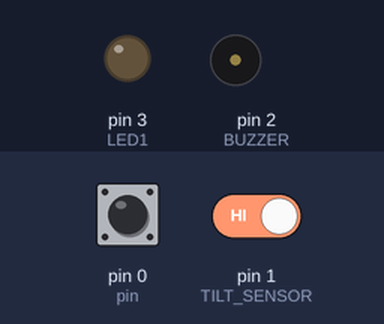
This sketch was run on a simulated Arduino Uno, built with avr-gcc and run on an emulated ATmega328P. On the bench: output pins drawn as LEDs (lit = HIGH), buzzer (waves = sounding, pin HIGH). Inputs (shaded band) come from the test bench; at power-on: pin 0 (pin) HIGH, pin 1 (TILT_SENSOR) HIGH. Pins used as bus, display or sensor lines are not drawn.

Above: at 2.4 s.
2.5 s: pin 0 (pin) pulled LOW for 3.2 s
At 6.1 s:
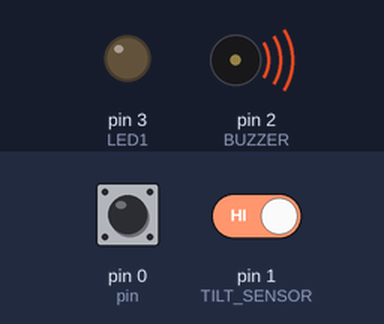
At 6.6 s:
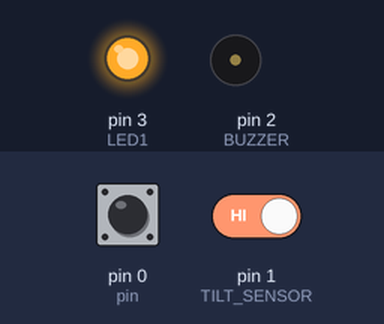
Timing chart, 0 to 8.2 s (numbered marks = the images above; inputs shaded):
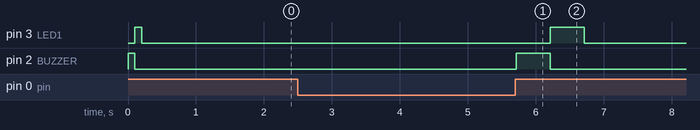

Measured:
- after the input at 2.5 s, pin 3 (LED1): LOW → HIGH after 3.7 s, → LOW 0.50 s later; pin 2 (BUZZER): LOW → HIGH after 3.2 s, → LOW 0.50 s later

The sketch:

TimerRettrigerable.ino
```cpp
#include <avr/sleep.h>
#include <PinChangeInterrupt.h>
#include <EEPROM.h>


// DEFINIZIONE PIN
#define TILT_SENSOR 1
#define BUZZER 2
#define POWER_EN 4
#define LED1 3


#define PRESSED LOW
#define NOT_PRESSED HIGH


const unsigned long shortPress = 100;
const unsigned long longPress = 2000;
long blinkInterval = 500;
unsigned long previousBlink=0;


unsigned int m_status;
unsigned int n_interval = 2;

bool power_status   = false;
bool led_tilt_status = false;

unsigned long timer = 0;
unsigned long timer_led_tilt = 0;
unsigned long timer_buzzer = 0;
unsigned long countDown = 1000L;


typedef struct Buttons {
    const byte pin = 0;
    const int debounce = 10;
    unsigned long counter=0;
    bool prevState = NOT_PRESSED;
    bool currentState;
} Button;


// create a Button variable type
Button button;


void sleep() {
    digitalWrite(POWER_EN , HIGH);
    digitalWrite(LED1, LOW);
    set_sleep_mode(SLEEP_MODE_PWR_DOWN);
    sleep_enable();
    sei();
    sleep_cpu();
}


void irs_sub(void) {
  power_status  =  true;
  led_tilt_status =true;
  timer = millis();
  timer_led_tilt = millis();
  timer_buzzer = millis();
}


void beepLong(){
  digitalWrite(BUZZER, HIGH);
  delay(500);
  digitalWrite(BUZZER, LOW);
}


void beepShort(){
  digitalWrite(BUZZER, HIGH);
  delay(100);
  digitalWrite(BUZZER, LOW);
}


void blinkLong(){
  digitalWrite(LED1, HIGH);
  delay(500);
  digitalWrite(LED1, LOW);
}


void blinkShort(){
  digitalWrite(LED1, HIGH);
  delay(100);
  digitalWrite(LED1, LOW);
}


void notify_delay(){
 if (n_interval != 255) {
    for(int x = 0; x < n_interval; x++) {
      beepShort();
      blinkShort();
      delay(1000);
    }
  }
}


void handleLongPress() {

   if (m_status == 0) {
     beepLong();
     blinkLong();
     n_interval  = 1;
     m_status = 1;
   }

   if (m_status == 1 && n_interval > 1) {
     notify_delay();
     EEPROM.write(0, n_interval);
     m_status = 0;
   }

}


void handleShortPress() {
   if (m_status == 1) {
     n_interval  = n_interval + 1;
     beepShort();
     blinkShort();
   }
}


void Handle_Config(){

   button.currentState = digitalRead(button.pin);

    if (button.currentState != button.prevState) {
        delay(button.debounce);

        button.currentState = digitalRead(button.pin);

        if (button.currentState == PRESSED) {
            button.counter = millis();
        }

        if (button.currentState == NOT_PRESSED) {
            unsigned long currentMillis = millis();
            if ( (currentMillis - button.counter >= shortPress) && !(currentMillis - button.counter >= longPress) )  {
                handleShortPress();
            }
            if ((currentMillis - button.counter >= longPress)) {
                handleLongPress();
            }
        }

        button.prevState = button.currentState;

    }

}


void Handle_Status(){

  if (m_status == 0) {

        if (power_status){
         digitalWrite(POWER_EN , LOW);
        }

        if (led_tilt_status){
          digitalWrite(LED1, HIGH);
        }else {
          digitalWrite(LED1, LOW);
        }

        if (millis()- timer_led_tilt >=  10 ){
         led_tilt_status=false;
         timer_led_tilt = millis();
        }

        if ((millis() - timer) >= countDown) {
          power_status=false;
          //timer = millis();
          sleep();
        }

    }else {
      digitalWrite(POWER_EN , HIGH);
      digitalWrite(LED1, LOW);
    }

}


void setup() {

  pinMode(POWER_EN , OUTPUT);
  digitalWrite(POWER_EN , HIGH);

  pinMode(LED1, OUTPUT);
  digitalWrite(LED1, LOW);


  pinMode(button.pin, INPUT_PULLUP);

  pinMode(TILT_SENSOR, INPUT);

  pinMode(BUZZER, OUTPUT);
  digitalWrite(BUZZER, LOW);

  m_status = 0;

  n_interval = 1;

  if (EEPROM.read(0) != 255){
    n_interval = EEPROM.read(0);
  }

  countDown = (unsigned long) n_interval * 3600 * 1000L;

  notify_delay();

  attachPCINT(digitalPinToPCINT(TILT_SENSOR), irs_sub , FALLING);

  timer = millis();
  timer_led_tilt = millis();
  timer_buzzer = millis();

}


void loop() {

    Handle_Config();

    Handle_Status();

}
```
